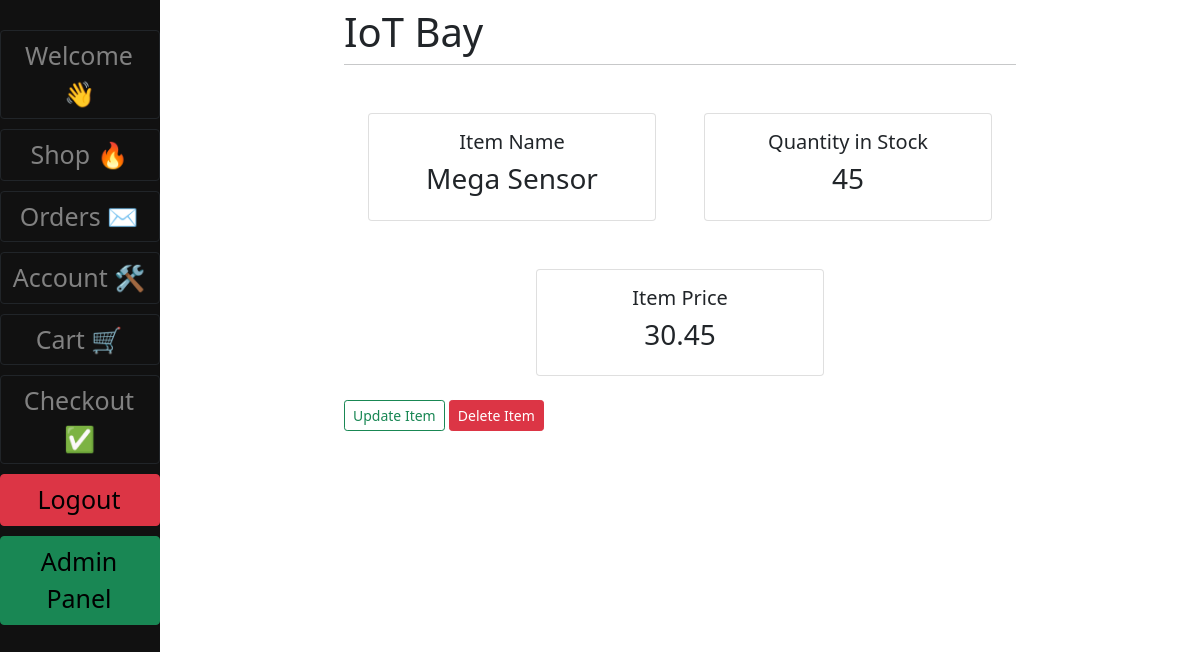
Page /view_item/2 (signed in) on the committed database.
### main/models.py (models this page shows, shortened)
class Item(models.Model):
    name = models.CharField(max_length=100)
    stock_num = models.IntegerField()
    price = models.FloatField(null=True)
    image = models.ImageField(null=True, blank=True)

### main/views.py (the view)
# urls.py: path('view_item/<int:pk>', v.view_item, name="view_item"),
def view_item(request, pk):
    if request.user.is_staff or request.user.is_superuser:
        item = get_object_or_404(Item, pk=pk)
        context = {"item": item}
        return render(request, "Product_management/view_item.html", context=context)

### main/templates/Product_Management/view_item.html (shortened to what this page needs)
{% extends "main/base.html" %}
{% block content %}
<div class="content-section">
    <div class="row mx-auto justify-content-center">
        <div class="card m-4" style="width: 18rem;">
            <div class="card-body">
                 <h5 class="cart.title text-center">Item Name</h5>
                 <h3 class="text-center">{{ item.name }}</h3>
            </div>
        </div>
        <div class="card m-4" style="width: 18rem;">
            <div class="card-body">
                 <h5 class="cart.title text-center">Quantity in Stock</h5>
                 <h3 class="text-center">{{ item.stock_num }}</h3>
            </div>
        </div>
        <div class="card m-4" style="width: 18rem;">
            <div class="card-body">
                 <h5 class="cart.title text-center">Item Price</h5>
                 <h3 class="text-center">{{ item.price }}</h3>
            </div>
        </div>
    </div>
</div>
<a class="btn btn-outline-success btn-sm" href="{% url 'update_item' item.id%}">Update Item</a>
<a class="btn btn-danger btn-sm" href="{% url 'delete_item' item.id%}">Delete Item</a>
{%endblock%}

### rows in the picture
Item: name "Mega Sensor", stock_num "45", price "30.45"
